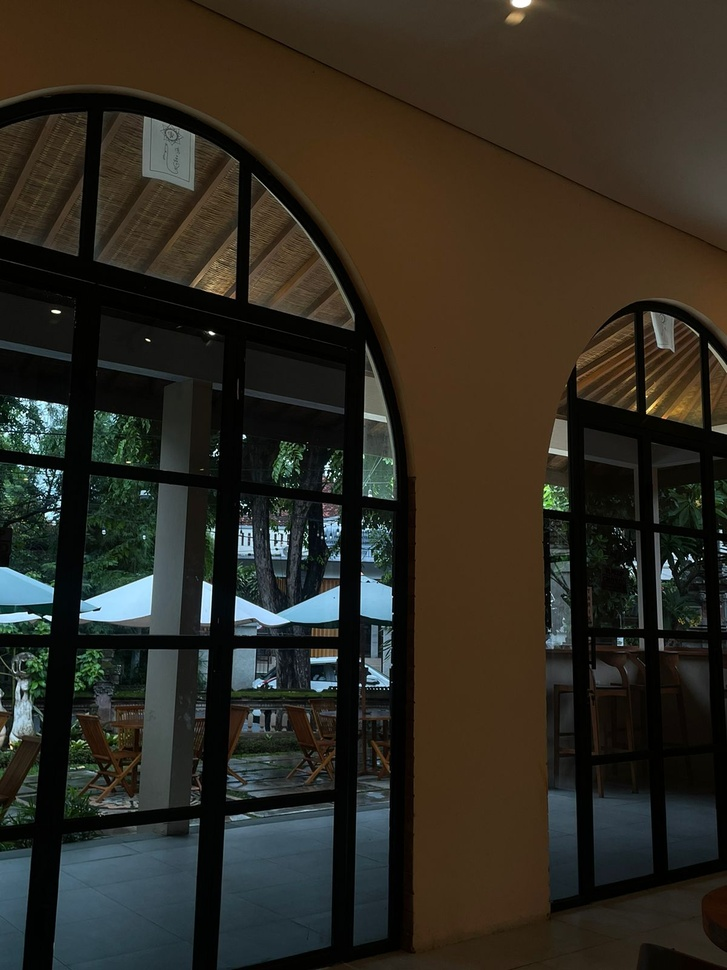
#> input picture Histogram Equalization/image.jpg, 727 x 970 px, shrunk from 1200 x 1600 before the run
$ python tst.py
#> lines starting #> are read from the running program, lines starting #| are printed output that depends on the picture
import cv2
import numpy as np
import matplotlib.pyplot as plt

# Membaca citra dalam format grayscale
image = cv2.imread('image.jpg', cv2.IMREAD_GRAYSCALE)
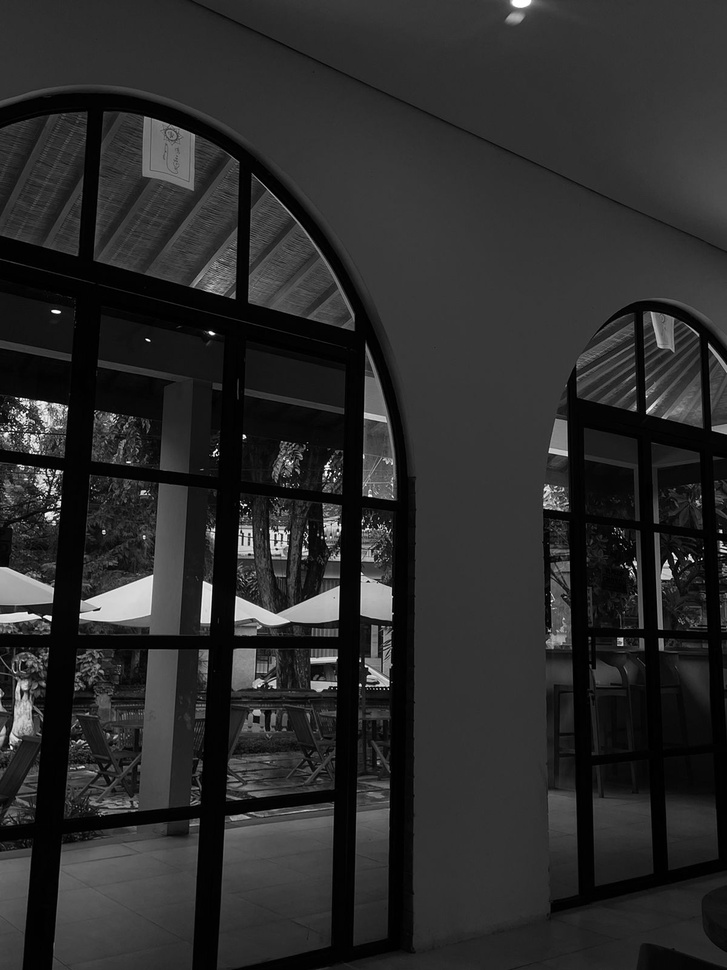
#> image: shape (970, 727); min 0, max 255, mean 42.7

# Menampilkan histogram awal
plt.figure(figsize=(12, 6))
plt.subplot(1, 2, 1)
plt.hist(image.ravel(), bins=256, range=[0, 256])
plt.title('Histogram Citra Awal')

# Melakukan Histogram Equalization
equalized_image = cv2.equalizeHist(image)
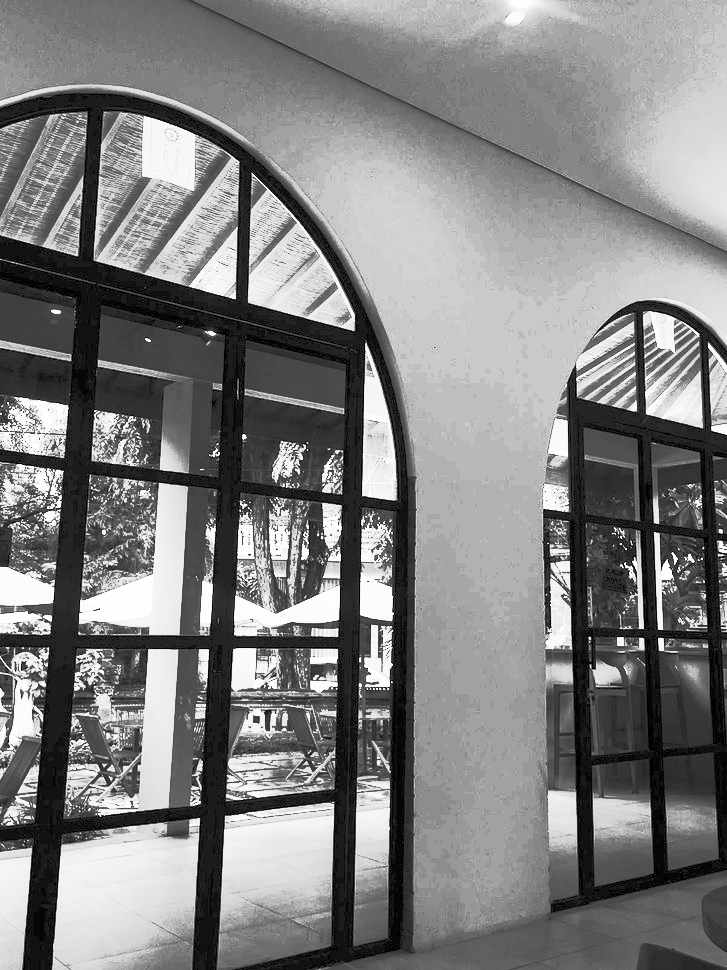
#> equalized_image: shape (970, 727); min 0, max 255, mean 128.7

# Menampilkan hasil setelah equalization
plt.subplot(1, 2, 2)
plt.hist(equalized_image.ravel(), bins=256, range=[0, 256])
plt.title('Histogram Citra Setelah Equalization')

# Menampilkan citra asli dan citra setelah equalization
cv2.imshow('Original Image', image)
cv2.imshow('Equalized Image', equalized_image)

# Menyimpan citra hasil equalization
cv2.imwrite('equalized_image.jpg', equalized_image)

# Menunggu hingga tombol ditekan untuk menutup jendela
cv2.waitKey(0)
cv2.destroyAllWindows()
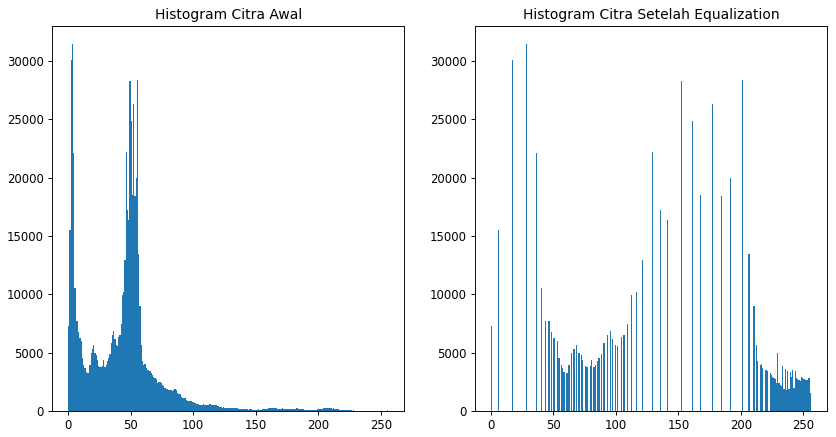
#> figure drawn by matplotlib, 2 panels; panel 1: tallest bar 31416 high, from x = 3 to 4; panel 2: tallest bar 31416 high, from x = 28 to 29

$ run again, with Histogram Equalization/hasil.jpg copied over Histogram Equalization/image.jpg
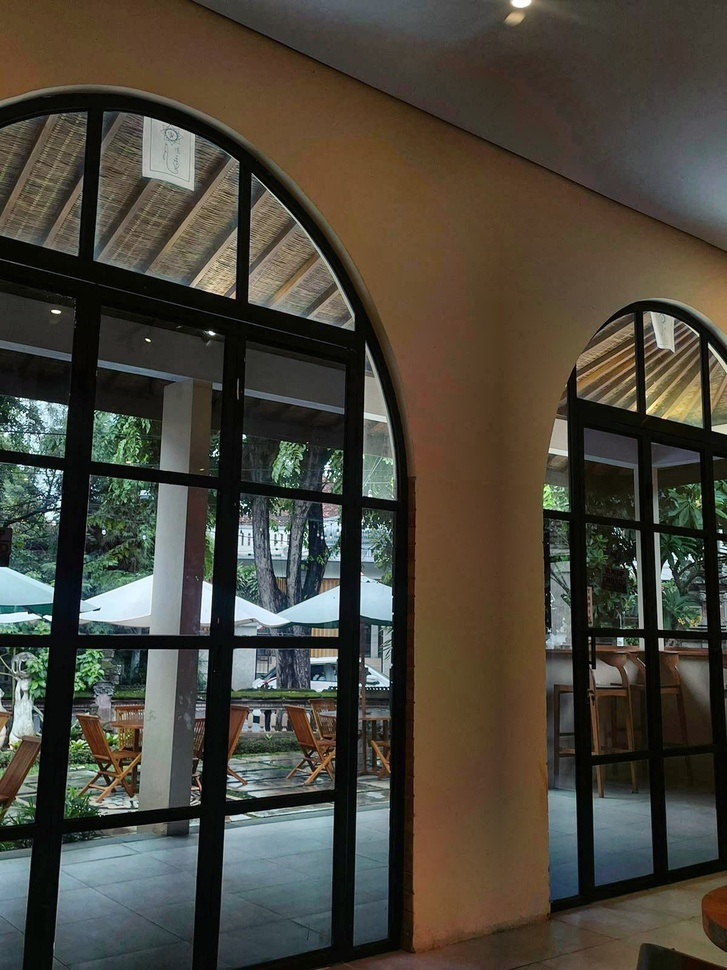
#> input picture Histogram Equalization/hasil.jpg, 727 x 970 px, shrunk from 1200 x 1600 before the run
#> `equalized_image = cv2.equalizeHist(image)`:
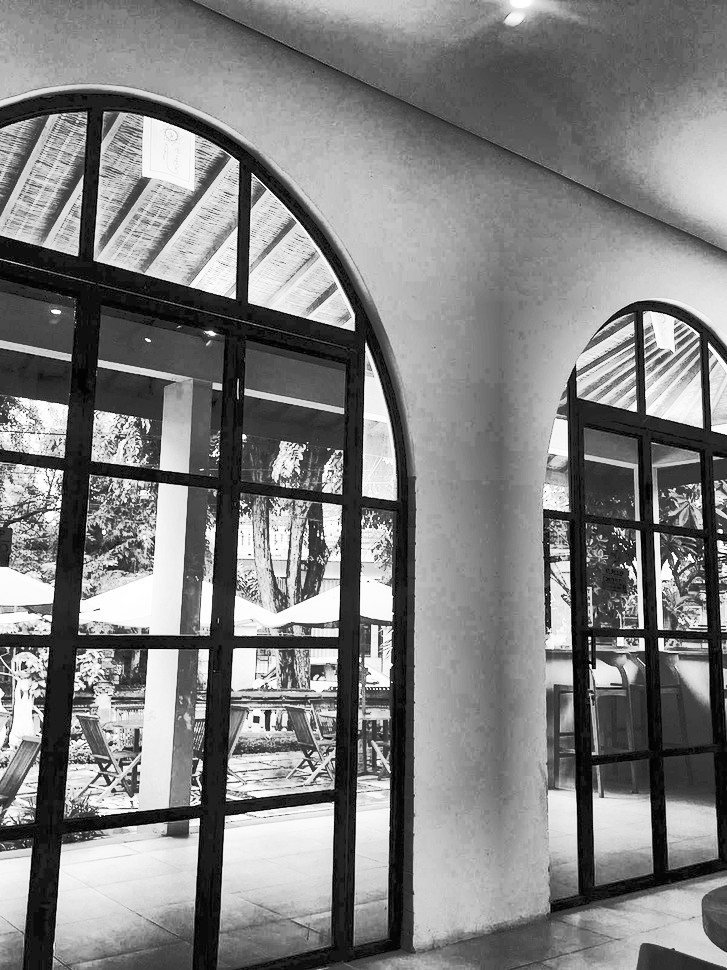
#> equalized_image: shape (970, 727); min 0, max 255, mean 128.6
#> `cv2.destroyAllWindows()`:
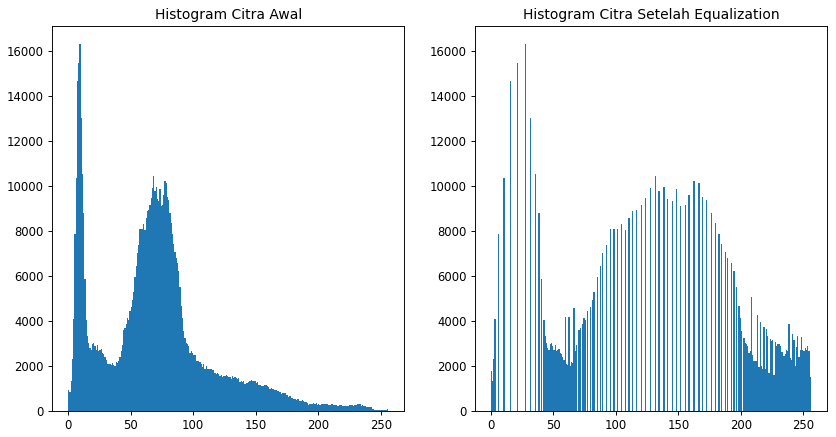
#> figure drawn by matplotlib, 2 panels; panel 1: tallest bar 16314 high, from x = 9 to 10; panel 2: tallest bar 16314 high, from x = 27 to 28
